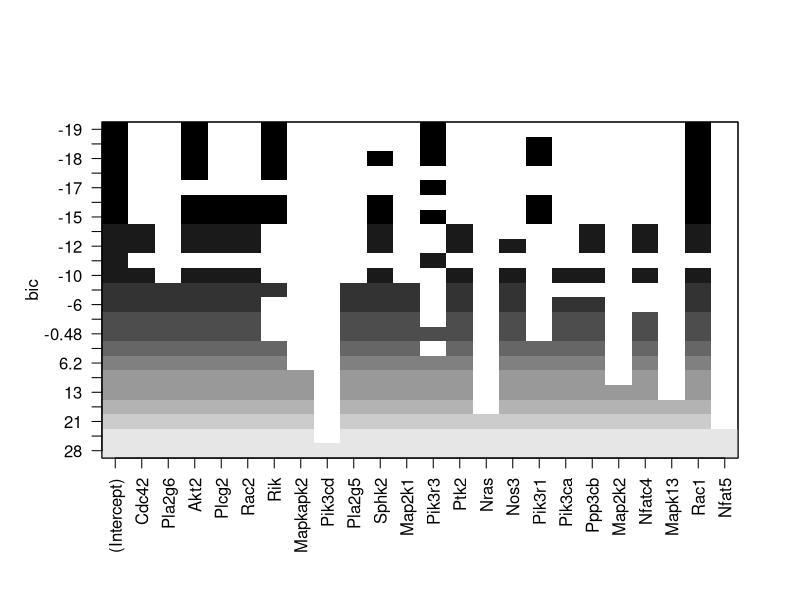

Write R code to recreate this figure.
setwd("/Users/pihu_yadav/Desktop/Mice_Gene_Expression_Problem-master")
full_data<-read.csv("Kidney_2.csv")

library(glmnet)
x_data<-subset(full_data, select = -c(Mapk1,Gene.Name) )

y_data<-full_data$"Mapk1"
X <- as.matrix(x_data)
Y<-y_data
cvfit <- glmnet::cv.glmnet(X, Y)
coef(cvfit, s = "lambda.1se")
Y_pred<-predict(cvfit, X)
mean((Y_pred-Y)^2)


install.packages("leaps")

library(leaps)



regsubsets.out <-

    regsubsets(Mapk1~ Cdc42+Pla2g6+Akt2+Plcg2+Rac2+Rik+Mapkapk2 +Pik3cd+Pla2g5+Sphk2+Map2k1+Pik3r3+Ptk2+Nras+Nos3+Pik3r1+Pik3ca+Ppp3cb+Map2k2+Nfatc4+Mapk13+Rac1+Nfat5       

,

               data = full_data,

               nbest = 1,       # 1 best model for each number of predictors

               nvmax = NULL,    # NULL for no limit on number of variables

               force.in = NULL, force.out = NULL,

               method = "exhaustive")

summary(regsubsets.out)
plot(regsubsets.out)
coef(regsubsets.out,4)
